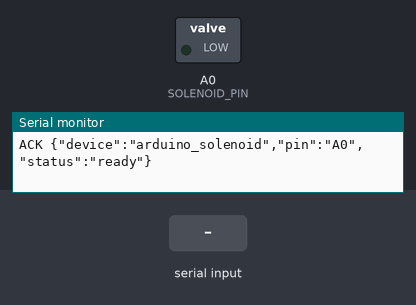
This sketch was run on a simulated Arduino Uno, built with avr-gcc and run on an emulated ATmega328P. On the bench: switched loads named in the sketch (green lamp = pin HIGH), the last lines printed to the serial monitor. Dashed ring = blinking. Inputs (shaded band) come from the test bench.

Above: at 1.2 s.
1.3 s: "KNOCK\n" received over Serial
At 1.39 s:
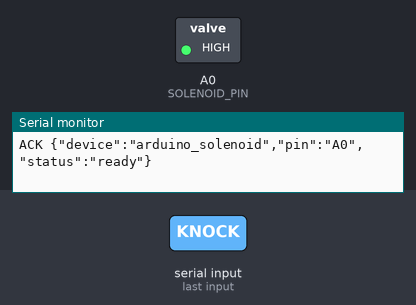
5.8 s: "START\n" received over Serial
At 12.1 s:
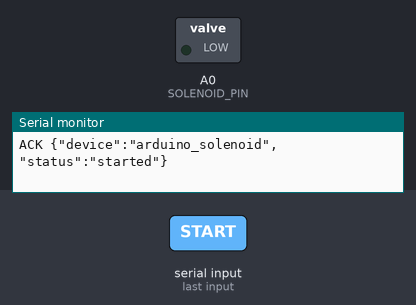
Timing chart, 0 to 13.3 s (numbered marks = the images above; inputs shaded):
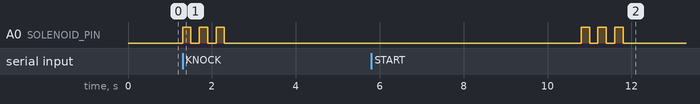

Measured:
- after the input at 1.3 s, A0 (SOLENOID_PIN): alternates HIGH for 0.20 s and LOW for 0.20 s, 6 changes in all, then stays LOW, starting at once
- after the input at 5.8 s, A0 (SOLENOID_PIN): alternates HIGH for 0.20 s and LOW for 0.20 s, 6 changes in all, then stays LOW, starting after 5.0 s

The sketch:

arduino_solenoid.ino
```cpp
// Solenoid knocker. Pin A0, 200 ms on, 200 ms off, three taps.
// Upload this to the board wired to the coil. The radar USB port is a different device.
// KNOCK runs one group. START repeats that group every 5 s. STOP drives A0 low.

#include <Arduino.h>

#define SOLENOID_PIN A0

uint16_t knock_speed = 200;          // 200 ms
uint16_t time_between_knocks = 5000; // 5 seconds
bool knocking = false;

bool wait_ms(uint16_t ms) {
  uint32_t start = millis();
  while ((uint32_t)(millis() - start) < ms) {
    if (Serial.available()) {
      return false;
    }
  }
  return true;
}

bool knock(uint16_t speed) {
  for (uint8_t tap = 0; tap < 3; tap++) {
    digitalWrite(SOLENOID_PIN, HIGH);
    if (!wait_ms(speed)) {
      digitalWrite(SOLENOID_PIN, LOW);
      return false;
    }
    digitalWrite(SOLENOID_PIN, LOW);
    if (!wait_ms(speed)) {
      return false;
    }
  }
  return true;
}

String read_line() {
  String line = Serial.readStringUntil('\n');
  line.trim();
  return line;
}

void setup() {
  pinMode(SOLENOID_PIN, OUTPUT);
  digitalWrite(SOLENOID_PIN, LOW);
  Serial.begin(115200);
  Serial.setTimeout(20);
  Serial.println("ACK {\"device\":\"arduino_solenoid\",\"pin\":\"A0\",\"status\":\"ready\"}");
}

void loop() {
  if (Serial.available()) {
    String line = read_line();
    if (line == "STOP") {
      knocking = false;
      digitalWrite(SOLENOID_PIN, LOW);
      Serial.println("ACK {\"device\":\"arduino_solenoid\",\"status\":\"stopped\"}");
    } else if (line == "KNOCK") {
      bool finished = knock(knock_speed);
      digitalWrite(SOLENOID_PIN, LOW);
      Serial.println(finished
        ? "ACK {\"device\":\"arduino_solenoid\",\"status\":\"knocked\"}"
        : "ACK {\"device\":\"arduino_solenoid\",\"status\":\"stopped\"}");
    } else if (line == "START") {
      knocking = true;
      Serial.println("ACK {\"device\":\"arduino_solenoid\",\"status\":\"started\"}");
    }
  }

  if (!knocking) {
    return;
  }
  if (!wait_ms(time_between_knocks)) {
    String line = read_line();
    if (line == "STOP" || line == "") {
      knocking = false;
      digitalWrite(SOLENOID_PIN, LOW);
      return;
    }
    if (line == "KNOCK") {
      knock(knock_speed);
      digitalWrite(SOLENOID_PIN, LOW);
    }
    return;
  }
  knock(knock_speed);
}
```
